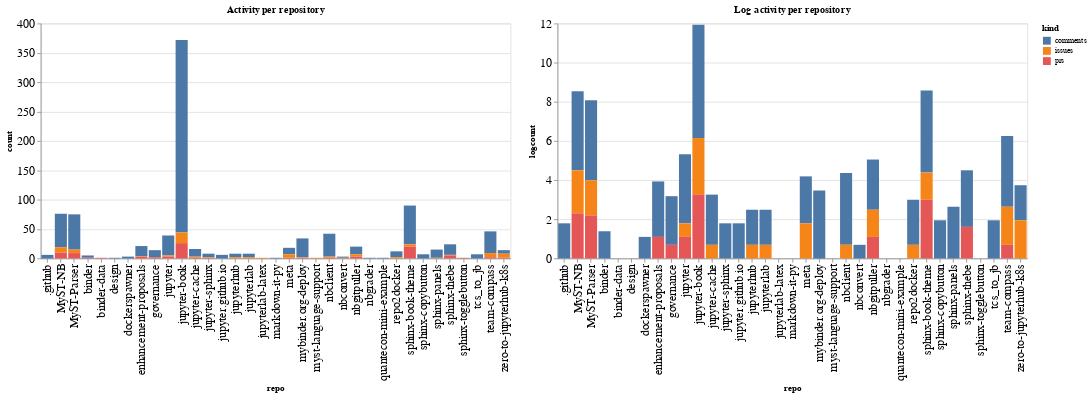

This figure's notebook cell:
### Code cell
ch1 = alt.Chart(repo_summaries, width=600, title="Activity per repository").mark_bar().encode(
    x='repo',
    y='count',
    color='kind',
    tooltip="kind"
)

ch2 = alt.Chart(repo_summaries, width=600, title="Log activity per repository").mark_bar().encode(
    x='repo',
    y='logcount',
    color='kind',
    tooltip="kind"
)

ch1 | ch2

### Figure 1 — Vega-Lite specification as saved in the notebook (floating-point values rounded to 4 significant figures)
{"config": {"axisLeft": {"labelFontSize": 15}, "axisBottom": {"labelFontSize": 15}}, "hconcat": [{"mark": "bar", "encoding": {"color": {"type": "nominal", "field": "kind"}, "tooltip": {"type": "nominal", "field": "kind"}, "x": {"type": "nominal", "field": "repo"}, "y": {"type": "quantitative", "field": "count"}}, "title": "Activity per repository", "width": 600}, {"mark": "bar", "encoding": {"color": {"type": "nominal", "field": "kind"}, "tooltip": {"type": "nominal", "field": "kind"}, "x": {"type": "nominal", "field": "repo"}, "y": {"type": "quantitative", "field": "logcount"}}, "title": "Log activity per repository", "width": 600}], "data": {"name": "data-df207a307404767ed43fcba58a162f67"}, "$schema": "https://vega.github.io/schema/vega-lite/v4.8.1.json", "datasets": {"data-df207a307404767ed43fcba58a162f67": [{"repo": ".github", "kind": "comments", "count": 6, "logcount": 1.792}, {"repo": "MyST-NB", "kind": "comments", "count": 57, "logcount": 4.043}, {"repo": "MyST-NB", "kind": "issues", "count": 9, "logcount": 2.197}, {"repo": "MyST-NB", "kind": "prs", "count": 10, "logcount": 2.303}, {"repo": "MyST-Parser", "kind": "comments", "count": 60, "logcount": 4.094}, {"repo": "MyST-Parser", "kind": "issues", "count": 6, "logcount": 1.792}, {"repo": "MyST-Parser", "kind": "prs", "count": 9, "logcount": 2.197}, {"repo": "binder", "kind": "comments", "count": 4, "logcount": 1.386}, {"repo": "binder", "kind": "prs", "count": 1, "logcount": 0.0}, {"repo": "binder-data", "kind": "prs", "count": 1, "logcount": 0.0}, {"repo": "design", "kind": "comments", "count": 1, "logcount": 0.0}, {"repo": "dockerspawner", "kind": "comments", "count": 3, "logcount": 1.099}, {"repo": "enhancement-proposals", "kind": "comments", "count": 17, "logcount": 2.833}, {"repo": "enhancement-proposals", "kind": "issues", "count": 1, "logcount": 0.0}, {"repo": "enhancement-proposals", "kind": "prs", "count": 3, "logcount": 1.099}, {"repo": "governance", "kind": "comments", "count": 12, "logcount": 2.485}, {"repo": "governance", "kind": "prs", "count": 2, "logcount": 0.6931}, {"repo": "jupyter", "kind": "comments", "count": 34, "logcount": 3.526}, {"repo": "jupyter", "kind": "issues", "count": 2, "logcount": 0.6931}, {"repo": "jupyter", "kind": "prs", "count": 3, "logcount": 1.099}, {"repo": "jupyter-book", "kind": "comments", "count": 328, "logcount": 5.793}, {"repo": "jupyter-book", "kind": "issues", "count": 18, "logcount": 2.89}, {"repo": "jupyter-book", "kind": "prs", "count": 26, "logcount": 3.258}, {"repo": "jupyter-cache", "kind": "comments", "count": 13, "logcount": 2.565}, {"repo": "jupyter-cache", "kind": "issues", "count": 2, "logcount": 0.6931}, {"repo": "jupyter-cache", "kind": "prs", "count": 1, "logcount": 0.0}, {"repo": "jupyter-sphinx", "kind": "comments", "count": 6, "logcount": 1.792}, {"repo": "jupyter-sphinx", "kind": "issues", "count": 1, "logcount": 0.0}, {"repo": "jupyter-sphinx", "kind": "prs", "count": 1, "logcount": 0.0}, {"repo": "jupyter.github.io", "kind": "comments", "count": 6, "logcount": 1.792}, {"repo": "jupyterhub", "kind": "comments", "count": 6, "logcount": 1.792}, {"repo": "jupyterhub", "kind": "issues", "count": 2, "logcount": 0.6931}, {"repo": "jupyterlab", "kind": "comments", "count": 6, "logcount": 1.792}, {"repo": "jupyterlab", "kind": "issues", "count": 2, "logcount": 0.6931}, {"repo": "jupyterlab-latex", "kind": "issues", "count": 1, "logcount": 0.0}, {"repo": "markdown-it-py", "kind": "comments", "count": 1, "logcount": 0.0}, {"repo": "meta", "kind": "comments", "count": 11, "logcount": 2.398}, {"repo": "meta", "kind": "issues", "count": 6, "logcount": 1.792}, {"repo": "meta", "kind": "prs", "count": 1, "logcount": 0.0}, {"repo": "mybinder.org-deploy", "kind": "comments", "count": 32, "logcount": 3.466}, {"repo": "mybinder.org-deploy", "kind": "issues", "count": 1, "logcount": 0.0}, {"repo": "mybinder.org-deploy", "kind": "prs", "count": 1, "logcount": 0.0}, {"repo": "myst-language-support", "kind": "issues", "count": 1, "logcount": 0.0}, {"repo": "nbclient", "kind": "comments", "count": 39, "logcount": 3.664}, {"repo": "nbclient", "kind": "issues", "count": 2, "logcount": 0.6931}, {"repo": "nbclient", "kind": "prs", "count": 1, "logcount": 0.0}, {"repo": "nbconvert", "kind": "comments", "count": 2, "logcount": 0.6931}, {"repo": "nbconvert", "kind": "issues", "count": 1, "logcount": 0.0}, {"repo": "nbgitpuller", "kind": "comments", "count": 13, "logcount": 2.565}, {"repo": "nbgitpuller", "kind": "issues", "count": 4, "logcount": 1.386}, {"repo": "nbgitpuller", "kind": "prs", "count": 3, "logcount": 1.099}, {"repo": "nbgrader", "kind": "comments", "count": 1, "logcount": 0.0}, {"repo": "quantecon-mini-example", "kind": "comments", "count": 1, "logcount": 0.0}, {"repo": "repo2docker", "kind": "comments", "count": 10, "logcount": 2.303}, {"repo": "repo2docker", "kind": "issues", "count": 2, "logcount": 0.6931}, {"repo": "sphinx-book-theme", "kind": "comments", "count": 66, "logcount": 4.19}, {"repo": "sphinx-book-theme", "kind": "issues", "count": 4, "logcount": 1.386}, {"repo": "sphinx-book-theme", "kind": "prs", "count": 20, "logcount": 2.996}, {"repo": "sphinx-copybutton", "kind": "comments", "count": 7, "logcount": 1.946}, {"repo": "sphinx-panels", "kind": "comments", "count": 14, "logcount": 2.639}, {"repo": "sphinx-panels", "kind": "issues", "count": 1, "logcount": 0.0}, {"repo": "sphinx-thebe", "kind": "comments", "count": 18, "logcount": 2.89}, {"repo": "sphinx-thebe", "kind": "issues", "count": 1, "logcount": 0.0}, {"repo": "sphinx-thebe", "kind": "prs", "count": 5, "logcount": 1.609}, {"repo": "sphinx-togglebutton", "kind": "prs", "count": 1, "logcount": 0.0}, {"repo": "tcs_to_jb", "kind": "comments", "count": 7, "logcount": 1.946}, {"repo": "team-compass", "kind": "comments", "count": 37, "logcount": 3.611}, {"repo": "team-compass", "kind": "issues", "count": 7, "logcount": 1.946}, {"repo": "team-compass", "kind": "prs", "count": 2, "logcount": 0.6931}, {"repo": "zero-to-jupyterhub-k8s", "kind": "comments", "count": 6, "logcount": 1.792}, {"repo": "zero-to-jupyterhub-k8s", "kind": "issues", "count": 7, "logcount": 1.946}, {"repo": "zero-to-jupyterhub-k8s", "kind": "prs", "count": 1, "logcount": 0.0}]}}
